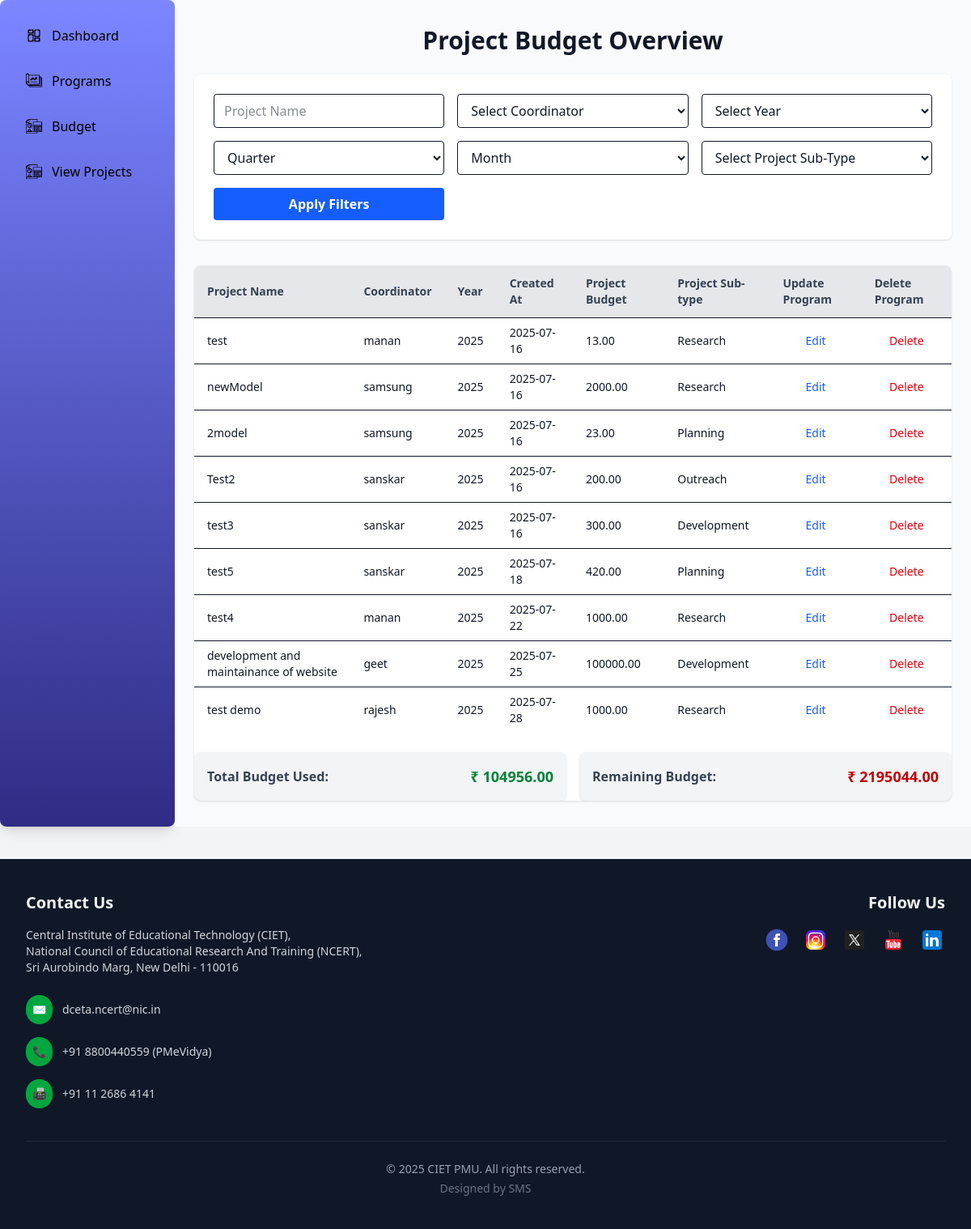
The app's page /view_projects/ with its own data.
### admin_dashboard/models.py (models this page shows)
class Program(models.Model):
    type = models.TextField(blank=True, null=True)
    title = models.TextField()
    coordinator = models.ForeignKey('User', models.DO_NOTHING)
    annual_budget = models.ForeignKey(Annualbudget, models.DO_NOTHING)
    created_at = models.DateTimeField(default=timezone.now)
    updated_at = models.DateTimeField(default=timezone.now)
    program_budget = models.DecimalField(decimal_places=2, max_digits=12)
    program_sub_type = models.TextField()
    class Meta:
        managed = False
        db_table = 'Program'

class User(models.Model):
    username = models.TextField(unique=True)
    password = models.TextField()
    role = models.TextField(blank=True, null=True)
    name = models.TextField()
    email = models.TextField(unique=True)
    class Meta:
        managed = False
        db_table = 'User'

class Annualbudget(models.Model):
    year = models.IntegerField()
    budget = models.DecimalField(max_digits=12, decimal_places=2)  # max_digits and decimal_places have been guessed, as this database handles decimal fields as float
    created_at = models.DateTimeField(blank=True, null=True)
    updated_at = models.DateTimeField(blank=True, null=True)
    class Meta:
        managed = False
        db_table = 'AnnualBudget'
        get_latest_by = 'year'

### admin_dashboard/views.py (the view)
# urls.py: path('view_projects/', views.view_projects, name='view_projects'),
def view_projects(request):
    coordinators, years, months, projects, total_used_budget, remaining_budget = helper_filter(request)
    return render(request, 'admin_dashboard/view_projects.html', {
        'coordinators': coordinators,
        'years': years,
        'months': months,
        'projects': projects,
        'total_used_budget':total_used_budget,
        'remaining_budget':remaining_budget,
    })

### admin_dashboard/templates/admin_dashboard/view_projects.html (shortened to what this page needs)
{% extends "layout.html" %}
{% load static %}
{% load static tailwind_tags %}
{% block content %}
<div class="flex min-h-screen">
    {% include "partials/admin_sidebar.html" %}
  <div class="flex-1 overflow-y-auto px-6 py-8 bg-gray-50">
    <h1 class="text-3xl font-bold mb-6 text-center">Project Budget Overview</h1>
    <form method="POST" class="bg-white rounded-lg shadow p-6 grid grid-cols-1 md:grid-cols-3 gap-4 mb-8">
      <input type="text" name="project_name" placeholder="Project Name" class="border rounded px-3 py-2" />
      <select name="coordinator" class="border rounded px-3 py-2">
        <option value="">Select Coordinator</option>
      </select>
      <select name="year" class="border rounded px-3 py-2">
          <option value="">Select Year</option>
      </select>
      <select name="quarter" class="border rounded px-3 py-2">
        <option value="">Quarter</option>
      </select>
      <select name="month" class="border rounded px-3 py-2">
        <option value="">Month</option>
      </select>
      <select name="sub_type" class="border rounded px-3 py-2">
        <option value="">Select Project Sub-Type</option>
      </select>
      <button type="submit" class="w-full bg-blue-600 hover:bg-blue-700 cursor-pointer text-white font-semibold py-2 rounded">Apply Filters</button>
    </form>
    {% if projects %}
    <div class="overflow-x-auto bg-white rounded-lg shadow">
      <table class="min-w-full table-auto">
        <thead class="bg-gray-200 text-gray-700 text-sm">
          <tr>
            <th class="px-4 py-3 text-left">Project Name</th>
            <th class="px-4 py-3 text-left">Coordinator</th>
            <th class="px-4 py-3 text-left">Year</th>
            <th class="px-4 py-3 text-left">Created At</th>
            <th class="px-4 py-3 text-left">Project Budget</th>
            <th class="px-4 py-3 text-left">Project Sub-type</th>
            <th class="px-4 py-3 text-left">Update Program</th>
            <th class="px-4 py-3 text-left">Delete Program</th>
          </tr>
        </thead>
        <tbody class="text-sm">
          {% for project in projects %}
          <tr class="border-t hover:bg-gray-50">
            <td class="px-4 py-2">{{ project.title }}</td>
            <td class="px-4 py-2">{{ project.coordinator.username }}</td>
            <td class="px-4 py-2">{{ project.annual_budget.year }}</td>
            <td class="px-4 py-2">{{ project.created_at|date:"Y-m-d" }}</td>
            <td class="px-4 py-2">{{ project.program_budget }}</td>
            <td class="px-4 py-2">{{ project.program_sub_type }}</td>
            <td class="px-4 py-2 text-center">
              <a href="{% url 'edit_project' project.id %}" class="text-blue-600 hover:underline hover:text-blue-800 text-sm">Edit</a>
            </td>
            <td class="px-4 py-2 text-center">
              <a href="{% url 'delete_project' project.id %}"
              class="text-red-600 hover:underline hover:text-red-800 text-sm"
              onclick="return confirm('Are you sure you want to delete this project?');">Delete</a>
            </td>
          </tr>
          {% endfor %}
        </tbody>
      </table>
      <div class="mt-6 grid grid-cols-1 sm:grid-cols-2 gap-4">
        <div class="bg-gray-100 rounded-lg shadow p-4 flex items-center justify-between font-semibold">
        <span class="text-gray-700">Total Budget Used:</span>
        <span class="text-green-700 text-lg font-bold">₹ {{ total_used_budget }}</span>
      </div>
      <div class="bg-gray-100 rounded-lg shadow p-4 flex items-center justify-between font-semibold">
        <span class="text-gray-700">Remaining Budget:</span>
        <span class="text-red-700 text-lg font-bold">₹ {{ remaining_budget }}</span>
      </div>
</div>
    </div>
    {% else %}
      <p class="text-center text-gray-600 mt-6">No results found for selected filters.</p>
    {% endif %}
  </div>
</div>
{% endblock %}

### records on screen
Program: title "test", coordinator.username "manan", annual_budget.year "2025", created_at "2025-07-16", program_budget "13.00", program_sub_type "Research"
Program: title "newModel", coordinator.username "samsung", annual_budget.year "2025", created_at "2025-07-16", program_budget "2000.00", program_sub_type "Research"
Program: title "2model", coordinator.username "samsung", annual_budget.year "2025", created_at "2025-07-16", program_budget "23.00", program_sub_type "Planning"
Program: title "Test2", coordinator.username "sanskar", annual_budget.year "2025", created_at "2025-07-16", program_budget "200.00", program_sub_type "Outreach"
Program: title "test3", coordinator.username "sanskar", annual_budget.year "2025", created_at "2025-07-16", program_budget "300.00", program_sub_type "Development"
Program: title "test5", coordinator.username "sanskar", annual_budget.year "2025", created_at "2025-07-18", program_budget "420.00", program_sub_type "Planning"
Program: title "test4", coordinator.username "manan", annual_budget.year "2025", created_at "2025-07-22", program_budget "1000.00", program_sub_type "Research"
Program: title "development and maintainance of website", coordinator.username "geet", annual_budget.year "2025", created_at "2025-07-25", program_budget "100000.00", program_sub_type "Development"
Program: title "test demo", coordinator.username "rajesh", annual_budget.year "2025", created_at "2025-07-28", program_budget "1000.00", program_sub_type "Research"

### other values on screen
{{ total_used_budget }} "104956.00"
{{ remaining_budget }} "2195044.00"
